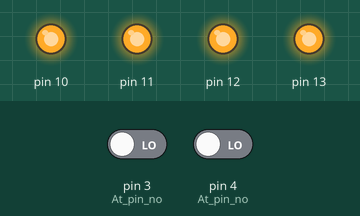
This sketch was run on a simulated Arduino Uno, built with avr-gcc and run on an emulated ATmega328P. Shown: output pins drawn as LEDs (lit = HIGH). The inputs (shaded band) are chosen by the test bench; at power-on: pin 3 (At_pin_no) LOW, pin 4 (At_pin_no) LOW.

Above: at 1.2 s.
1.3 s: pin 3 (At_pin_no) driven HIGH
At 1.7 s:
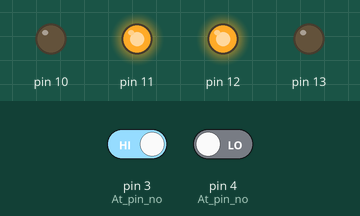
2.8 s: pin 4 (At_pin_no) driven HIGH
At 4.0 s:
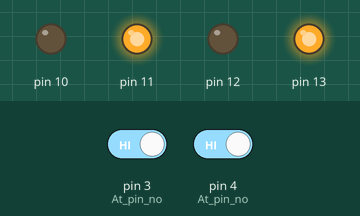
4.3 s: pin 3 (At_pin_no) driven LOW
At 5.2 s:
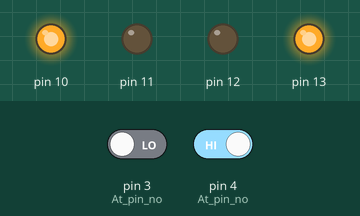
5.8 s: pin 4 (At_pin_no) driven LOW
At 6.4 s:
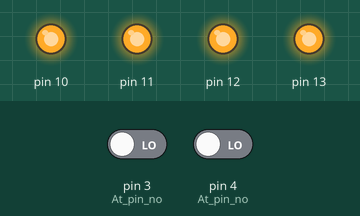
Timing chart, 0 to 8.3 s (numbered marks = the images above; inputs shaded):
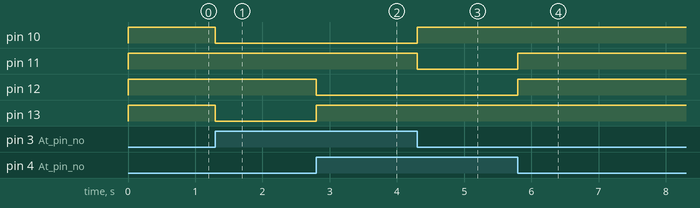

Measured:
- after the input at 1.3 s, pin 10, pin 13: HIGH → LOW at once
- after the input at 2.8 s, pin 12: HIGH → LOW at once; pin 13: LOW → HIGH at once
- after the input at 4.3 s, pin 10: LOW → HIGH at once; pin 11: HIGH → LOW at once
- after the input at 5.8 s, pin 11, pin 12: LOW → HIGH at once

The sketch:

Object_repeller.ino
```cpp
 /*Note:
**In this program the Robot will try moving away or avoiding
1. DC Motors used in this program are generally Output devices
2. The light sensors used in this program are input devices
3. In this program you will need an normal room and a lighter color object
4. The object that you will take should be of lighter color, if you take a dark color object
   then this program will not execute properly as your light sensor will sense
   darkness from the dark object.

Pin Connection & Setup:
1. Connect wires of pin no: 10,11 to M1-IN socket of Motor driver.
2. Connect wires of pin no: 12,13 to M2-IN socket of Motor driver.
3. Connect the left motor wires to M1-OUT socket.
4. Connect the right motor wires to M2-OUT socket.
5. Sensors should be connected in front of robot in perpendicular position.
6. When sensors are placed in perpendicular position, it will bydefault sense darkness.
*/

int l,r;                                   // initializing two variables l & r for storing inputs from Light sensors.
void setup()
{
  pinMode(10,OUTPUT);                     //10,11 for left motor
  pinMode(11,OUTPUT);
  pinMode(12,OUTPUT);                     //12,13 for right motor
  pinMode(13,OUTPUT);
  pinMode(4,INPUT);                       // At pin no:4 we will connect the right light sensor which will act as an input device
  pinMode(3,INPUT);                       // At pin no:3 we will connect the left light sensor which will act as input device.
}
void loop()
{
  r=digitalRead(4);                       // Reading the input of right sensor and storing the value in pin no:4 of Arduino
  l=digitalRead(3);                       // Reading the input of left sensor and storing the value in pin no:3 of Arduino


  if(r==HIGH && l==HIGH)                  // If both left & right sensor sense the object
  {                                       // the left & right motor will go backward, thus moving away from the object.
    digitalWrite(10,LOW);
    digitalWrite(11,HIGH);
    digitalWrite(12,LOW);
    digitalWrite(13,HIGH);
  }
  else if(l==HIGH && r==LOW)             // If left sensor is sensing the object and right sensor is in darkness
  {                                      // the left motor will go forward & right motor will go backward
    digitalWrite(10,LOW);
    digitalWrite(11,HIGH);
    digitalWrite(12,HIGH);
    digitalWrite(13,LOW);
  }
  else if(l==LOW && r==HIGH)            // If left sensor is in darkness and right sensor is sensing the object
  {                                     // the left motor will go forward & right motor will go backward.
    digitalWrite(10,HIGH);
    digitalWrite(11,LOW);
    digitalWrite(12,LOW);
    digitalWrite(13,HIGH);
   }
    else                           // the last condition is, if both left & right light sensor are in darkness
  {                                // the left & right will stop.
    digitalWrite(10,HIGH);
    digitalWrite(11,HIGH);
    digitalWrite(12,HIGH);
    digitalWrite(13,HIGH);
   }
}
```
